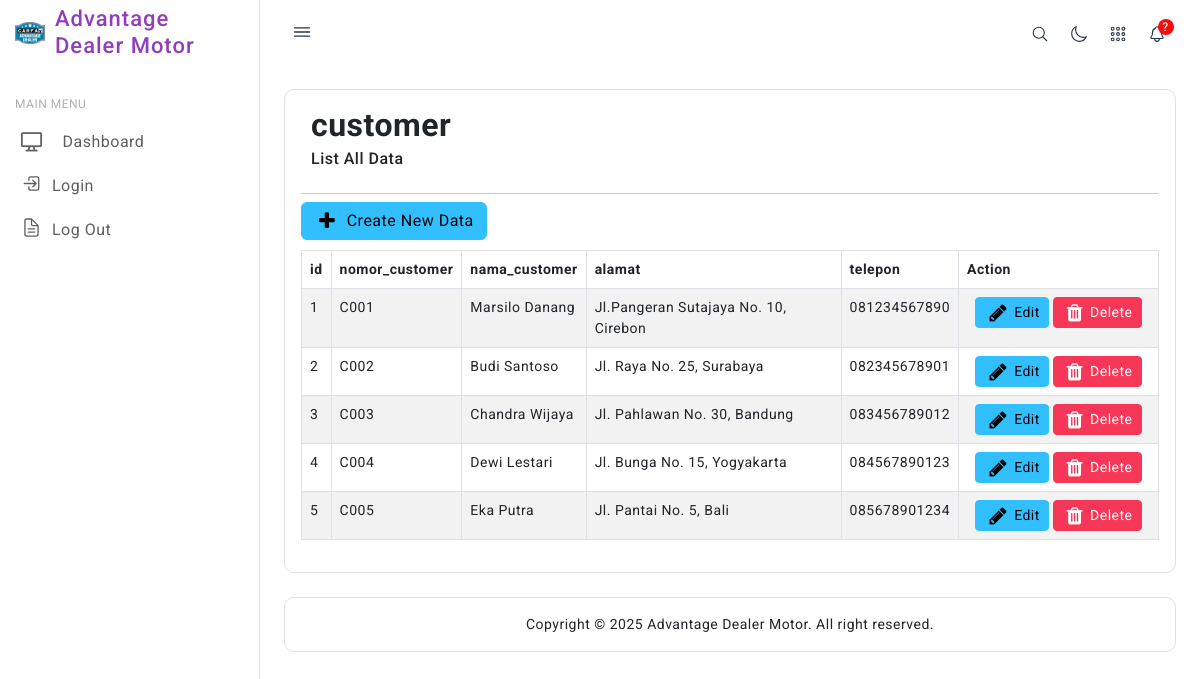
/customer/index.php, run on the app's committed database.
### tables this page shows
CREATE TABLE `customer` (
  `id` int NOT NULL,
  `nomor_customer` varchar(50) NOT NULL,
  `nama_customer` varchar(100) NOT NULL,
  `alamat` text,
  `telepon` varchar(15) DEFAULT NULL
);

### db/database.php (called while the page is built, shortened)
<?php
class Database {
    private $pdo;
    public function __construct() {
        $dotenv = Dotenv\Dotenv::createImmutable(__DIR__ . "/..");
        $host = $_ENV["DB_HOST"];
        $dbname = $_ENV["DB_DATABASE"];
        $username = $_ENV["DB_USERNAME"];
        $password = $_ENV["DB_PASSWORD"];
        $charset = $_ENV["DB_CHARSET"];
    }
    private function connect($host, $dbname, $username, $password, $charset) {
        try {
            $this->pdo = new PDO("mysql:host={$host};dbname={$dbname};charset={$charset}", $username, $password);
            $this->pdo->setAttribute(PDO::ATTR_ERRMODE, PDO::ERRMODE_EXCEPTION);
        } catch (PDOException $e) {
            die("Database connection failed: " . $e->getMessage());
        }
    }
    public function query($sql, $params = []) {
        $stmt = $this->pdo->prepare($sql);
        if ($stmt) {
            $stmt->execute($params);
            return $stmt;
        } else {
            die("Error in query: " . print_r($this->pdo->errorInfo(), true));
        }
    }
}

### controllers/Customer.php (called while the page is built, shortened)
<?php
include_once('../models/CustomerModel.php');
class CustomerController
{
    private $model;
    public function __construct()
    {
        $this->model = new CustomerModel();
    }
    public function getCustomerList()
    {
        return $this->model->getCustomerList();
    }
}

### models/CustomerModel.php (called while the page is built, shortened)
<?php
include_once('../db/database.php');
class CustomerModel
{
    private $db;
    public function __construct()
    {
        $this->db = new Database();
    }
    public function getCustomerList()
    {
        $sql = 'SELECT * FROM customer limit 100';
        return $this->db->query($sql)->fetchAll(PDO::FETCH_ASSOC);
    }
}

### customer/index.php (the view, shortened to what this page needs)
<?php
include("../controllers/Customer.php");
include("../lib/functions.php");
$obj = new CustomerController();
$rows = $obj->getcustomerList();
$theme = setTheme();
getHeader($theme);
?>
<div class="header icon-and-heading">
<h2><strong>customer</strong> <small>List All Data</small> </h2>
</div>
<hr style="margin-bottom:-2px;"/>
<a style="margin:10px 0px;" class="btn btn-large btn-info" href="add.php"><i class="fa fa-plus"></i> Create New Data</a>
<table class="table table-bordered table-striped">
    <thead>
        <tr>
            <th>id</th>
<th>nomor_customer</th>
<th>nama_customer</th>
<th>alamat</th>
<th>telepon</th>
            <th width="140">Action</th>
        </tr>
    </thead>
    <tbody>
        <?php foreach($rows as $row){ ?>
        <tr>
            <td><?php echo $row["id"]; ?></td>
<td><?php echo $row["nomor_customer"]; ?></td>
<td><?php echo $row["nama_customer"]; ?></td>
<td><?php echo $row["alamat"]; ?></td>
<td><?php echo $row["telepon"]; ?></td>
            <td class="text-center" width="200">
                <a class="btn btn-info btn-sm" href="edit.php?id=<?php echo $row['id']; ?>">
                    <i class="fa fa-pencil"></i>Edit
                </a>
                <a class="btn btn-danger btn-sm" href="delete.php?id=<?php echo $row['id']; ?>">
                    <i class="fa fa-trash"></i>Delete
                </a>
            </td>
        </tr>
        <?php } ?>
    </tbody>
</table>
<?php
getFooter($theme, "");
?>

### themes/fobia/header.php (shortened to what this page needs)
<!doctype html>
<html lang="en">
<head>
	  <link href="../themes/fobia/assets/css/pace.min.css" rel="stylesheet" />
    <link href="../themes/fobia/assets/plugins/perfect-scrollbar/css/perfect-scrollbar.css" rel="stylesheet" />
    <link href="../themes/fobia/assets/plugins/simplebar/css/simplebar.css" rel="stylesheet" />
    <link href="../themes/fobia/assets/plugins/metismenu/css/metisMenu.min.css" rel="stylesheet" />
    <link href="../themes/fobia/assets/css/bootstrap.min.css" rel="stylesheet">
    <link href="../themes/fobia/assets/css/bootstrap-extended.css" rel="stylesheet">
    <link href="../themes/fobia/assets/css/style.css" rel="stylesheet">
    <link href="../themes/fobia/assets/css/icons.css" rel="stylesheet">
    <link href="https://cdnjs.cloudflare.com/ajax/libs/font-awesome/4.7.0/css/font-awesome.min.css" rel="stylesheet">
    <link href="../themes/fobia/assets/css/dark-theme.css" rel="stylesheet" />
    <link href="../themes/fobia/assets/css/semi-dark.css" rel="stylesheet" />
    <link href="../themes/fobia/assets/css/header-colors.css" rel="stylesheet" />
  </head>
<body>
<div class="wrapper">

### themes/fobia/leftmenu.php (shortened to what this page needs)
<aside class="sidebar-wrapper" data-simplebar="true">
    <div class="sidebar-header">
        <div>
            <img src="../themes/fobia/assets/images/logo-icon-2.png" class="logo-icon" alt="logo icon">
        </div>
        <div>
            <h4 class="logo-text">Advantage Dealer Motor</h4>
        </div>
    </div>
    <ul class="metismenu" id="menu">
        <li class="menu-label">Main Menu</li>
        <li>
            <a href="dashboard/index.php">
                <div class="parent-icon">
                    <i class="lni lni-display-alt"></i>
                </div>
                <div class="menu-title">Dashboard</div>
            </a>
        </li>
        <?php
        if (isset($_SESSION['level'])) {
            $level = $_SESSION['level'];
            $menuItems = Menulist();
            foreach ($menuItems as $item) {
                if ($level == 'Admin') {
                    if ($item !== 'Login' && $item !== 'Users') {
                        echo '<li><a href="../' . strtolower($item) . '">
                                <div class="parent-icon">
                                    <ion-icon name="document-text-outline"></ion-icon>
                                </div>
                                <div class="menu-title">Data ' . $item . '</div>
                              </a></li>';
                    }
                }
                elseif ($level == 'Kasir') {
                    if ($item !== 'Produk') {
                        echo '<li><a href="../' . strtolower($item) . '">
                                <div class="parent-icon">
                                    <ion-icon name="document-text-outline"></ion-icon>
                                </div>
                                <div class="menu-title">Data ' . $item . '</div>
                              </a></li>';
                    }
                }
                elseif ($level == 'User') {
                    if ($item === 'Produk') {
                        echo '<li><a href="../' . strtolower($item) . '">
                                <div class="parent-icon">
                                    <ion-icon name="document-text-outline"></ion-icon>
                                </div>
                                <div class="menu-title">Data ' . $item . '</div>
                              </a></li>';
                    }
                }
            }
        } else {
            echo '<li><a href="../login.php">
                    <div class="parent-icon">
                        <ion-icon name="log-in-outline"></ion-icon>
                    </div>
                    <div class="menu-title">Login</div>
                  </a></li>';
        }
        ?>
        <li>
            <a href="../logout.php">
                <div class="parent-icon">
                    <ion-icon name="document-text-outline"></ion-icon>
                </div>
                <div class="menu-title">Log Out</div>
            </a>
        </li>
    </ul>
</aside>

### themes/fobia/topnav.php (shortened to what this page needs)
<header class="top-header">
      <nav class="navbar navbar-expand gap-3">
        <div class="toggle-icon">
          <ion-icon name="menu-outline"></ion-icon>
        </div>
        <div class="top-navbar-right ms-auto">
          <ul class="navbar-nav align-items-center">
            <li class="nav-item">
              <a class="nav-link mobile-search-button" href="javascript:;">
                <div class="">
                  <ion-icon name="search-outline"></ion-icon>
                </div>
              </a>
            </li>
            <li class="nav-item">
              <a class="nav-link dark-mode-icon" href="javascript:;">
                <div class="mode-icon">
                  <ion-icon name="moon-outline"></ion-icon>
                </div>
              </a>
            </li>
            <li class="nav-item dropdown dropdown-large dropdown-apps">
              <a class="nav-link dropdown-toggle dropdown-toggle-nocaret" href="javascript:;" data-bs-toggle="dropdown">
                <div class="">
                  <ion-icon name="apps-outline"></ion-icon>
                </div>
              </a>
            </li>
            <li class="nav-item dropdown dropdown-large">
              <a class="nav-link dropdown-toggle dropdown-toggle-nocaret" href="javascript:;" data-bs-toggle="dropdown">
                <div class="position-relative">
                  <span class="notify-badge">?</span>
                  <ion-icon name="notifications-outline"></ion-icon>
                </div>
              </a>
            </li>
          </ul>
        </div>
      </nav>
    </header>

### themes/fobia/upper_block.php
<div class="page-content-wrapper">
    <div class="page-content">
        <div class="card radius-10 border shadow-none">
            <div class="card-body">

### themes/fobia/lower_block.php (shortened to what this page needs)
                </div>
            </div>
            <div class="card radius-10 border shadow-none">
                <div class="card-body" style="text-align: center;">
                Copyright © 2025 Advantage Dealer Motor. All right reserved.
                </div>
            </div>
        </div>
    </div>
</div>

### lib/functions.php (shortened to what this page needs)
<?php
function getHeader($theme_name){
    include("../themes/".$theme_name."/header.php");
    include("../themes/".$theme_name."/leftmenu.php");
    include("../themes/".$theme_name."/topnav.php");
    include("../themes/".$theme_name."/upper_block.php");
}
function getFooter($theme_name, $extra){
    include("../themes/".$theme_name."/lower_block.php");
    echo '</body></html>';
}
?>

### themes/fobia/assets/css/style.css (style rules this page uses)
body { color: #4c5258; font-size: 14px; letter-spacing: .5px; background-color: #ffffff; overflow-x: hidden; font-family: Roboto, sans-serif; }
a { color: #923eb9; text-decoration: none; }
ion-icon { vertical-align: middle; }
::placeholder { opacity: 0.5 !important; }
.wrapper { position: relative; width: 100%; height: auto; }
.wrapper .page-content-wrapper { margin-left: 260px; margin-top: 65px; padding-bottom: 20px; transition: .3s all; }
.wrapper .page-content { padding: 1.5rem; }
.sidebar-wrapper { position: fixed; top: 0; left: 0; width: 260px; height: 100%; background-color: #ffffff; background-clip: padding-box; border-right: 1px solid #e2e3e4; transition: all .2s; z-index: 16; box-shadow: none; }
.sidebar-wrapper .sidebar-header { width: 260px; height: 65px; display: flex; align-items: center; position: fixed; top: 0; bottom: 0; padding: 0 15px; z-index: 5; background-color: #ffffff; border-right: 1px solid #e2e3e4; border-bottom: 0px solid #e4e4e4; transition: all .2s; }
.sidebar-wrapper .sidebar-header .logo-icon { width: 30px; }
.sidebar-wrapper .sidebar-header .logo-text { font-size: 22px; margin-left: 10px; margin-bottom: 0; letter-spacing: 1px; color: #923eb9; }
.toggle-icon { display: flex; align-items: center; justify-content: center; width: 35px; height: 35px; border-radius: 50%; font-size: 22px; cursor: pointer; color: #293445; }
.sidebar-wrapper ul { padding: 0; margin: 0; list-style: none; background: 0% 0 }
.sidebar-wrapper .metismenu { background: 0% 0; display: -webkit-box; display: -ms-flexbox; display: flex; padding: 10px; margin-top: 60px; -webkit-box-orient: vertical; -webkit-box-direction: normal; -ms-flex-direction: column; flex-direction: column }
.sidebar-wrapper .metismenu li+li { margin-top: 5px }
.sidebar-wrapper .metismenu li:first-child { margin-top: 5px }
.sidebar-wrapper .metismenu li:last-child { margin-bottom: 5px }
.sidebar-wrapper .metismenu>li { display: -webkit-box; display: -ms-flexbox; display: flex; -webkit-box-orient: vertical; -webkit-box-direction: normal; -ms-flex-direction: column; flex-direction: column; position: relative }
.sidebar-wrapper .metismenu a { position: relative; display: flex; align-items: center; justify-content: left; padding: 6px 10px; font-size: 16px; color: #5f5f5f; outline-width: 0; text-overflow: ellipsis; overflow: hidden; letter-spacing: .5px; border: 1px solid rgb(146 62 185 / 0%); transition: all .2s ease-out }
.sidebar-wrapper .metismenu a .parent-icon { font-size: 21px; line-height: 1 }
.sidebar-wrapper .metismenu a .parent-icon ion-icon { vertical-align: initial; }
.sidebar-wrapper .metismenu a .menu-title { margin-left: 10px }
.menu-label { padding: 20px 15px 5px 5px; color: #b0afaf; text-transform: uppercase; font-size: 12px; letter-spacing: .5px }
.top-header { display: flex; flex-direction: row; align-items: center; position: fixed; top: 0; left: 260px; right: 0; height: 65px; padding: 0 1.5rem; border-bottom: 1px solid rgba(233, 236, 239, 0); background-clip: border-box; background-color: #ffffff; z-index: 5; transition: 0.3s all; box-shadow: none; }
.top-header .navbar { width: 100%; }
.top-header .navbar .top-navbar-right .nav-item { display: flex; align-items: center; justify-content: center; width: 35px; height: 35px; border-radius: 50%; background-color: #ffffff; margin: 0 2px; }
.top-header .navbar .top-navbar-right .nav-link { color: #293445; font-size: 18px; font-weight: 500; padding-right: .7rem; padding-left: .7rem; }
.dropdown-toggle-nocaret:after { display: none }
.top-header .navbar .nav-link .notify-badge { position: absolute; top: 0px; right: -8px; color: #fff; font-size: 12px; width: 16px; height: 16px; border-radius: 50%; display: flex; align-items: center; justify-content: center; background-color: #f50d0d; z-index: 1; }
.dropdown-large { position: relative }
.radius-10 { border-radius: 10px !important; }
.btn i, .btn ion-icon { vertical-align: middle; font-size: 1rem; margin-top: -1em; margin-bottom: -1em; margin-right: 7px; }
.btn i, .btn.btn-lg ion-icon { font-size: 1.25rem; }

### themes/fobia/header.php (style rules this page uses)
h2 strong { display: block; }
h2 small { display: block; font-size: 0.5em; margin-top: 5px; }
.icon-and-heading { display: inline-flex; align-items: center; }
i { font-size: 24px; margin-right: 10px; }

### data on the page
customer: id "1", nomor_customer "C001", nama_customer "Marsilo Danang", alamat "Jl.Pangeran Sutajaya No. 10, Cirebon", telepon "081234567890"
customer: id "2", nomor_customer "C002", nama_customer "Budi Santoso", alamat "Jl. Raya No. 25, Surabaya", telepon "082345678901"
customer: id "3", nomor_customer "C003", nama_customer "Chandra Wijaya", alamat "Jl. Pahlawan No. 30, Bandung", telepon "083456789012"
customer: id "4", nomor_customer "C004", nama_customer "Dewi Lestari", alamat "Jl. Bunga No. 15, Yogyakarta", telepon "084567890123"
customer: id "5", nomor_customer "C005", nama_customer "Eka Putra", alamat "Jl. Pantai No. 5, Bali", telepon "085678901234"
